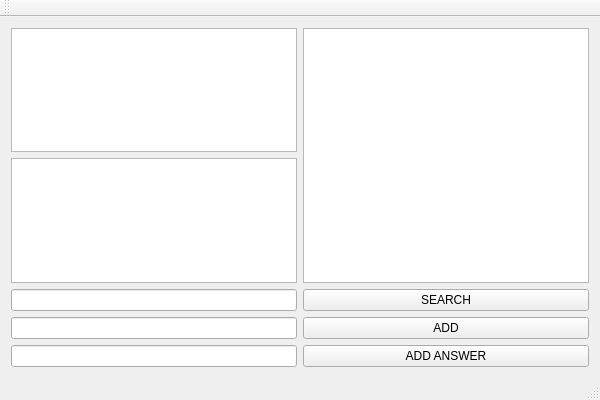
<?xml version="1.0" encoding="UTF-8"?>
<ui version="4.0">
 <class>QuestionsAndAnswersObserverClass</class>
 <widget class="QMainWindow" name="QuestionsAndAnswersObserverClass">
  <property name="geometry">
   <rect>
    <x>0</x>
    <y>0</y>
    <width>600</width>
    <height>400</height>
   </rect>
  </property>
  <property name="windowTitle">
   <string>QuestionsAndAnswersObserver</string>
  </property>
  <widget class="QWidget" name="centralWidget">
   <layout class="QGridLayout" name="gridLayout">
    <item row="2" column="0">
     <widget class="QLineEdit" name="searchLineEdit"/>
    </item>
    <item row="3" column="0">
     <widget class="QLineEdit" name="addLineEdit"/>
    </item>
    <item row="3" column="1">
     <widget class="QPushButton" name="addButton">
      <property name="text">
       <string>ADD</string>
      </property>
     </widget>
    </item>
    <item row="0" column="0">
     <widget class="QListWidget" name="questionsList"/>
    </item>
    <item row="1" column="0">
     <widget class="QListWidget" name="answerList"/>
    </item>
    <item row="0" column="1" rowspan="2">
     <widget class="QListWidget" name="searchList"/>
    </item>
    <item row="2" column="1">
     <widget class="QPushButton" name="searchButton">
      <property name="text">
       <string>SEARCH</string>
      </property>
     </widget>
    </item>
    <item row="4" column="0">
     <widget class="QLineEdit" name="addAnsLineEdit"/>
    </item>
    <item row="4" column="1">
     <widget class="QPushButton" name="addAnsButton">
      <property name="text">
       <string>ADD ANSWER</string>
      </property>
     </widget>
    </item>
   </layout>
  </widget>
  <widget class="QMenuBar" name="menuBar">
   <property name="geometry">
    <rect>
     <x>0</x>
     <y>0</y>
     <width>600</width>
     <height>21</height>
    </rect>
   </property>
  </widget>
  <widget class="QToolBar" name="mainToolBar">
   <attribute name="toolBarArea">
    <enum>TopToolBarArea</enum>
   </attribute>
   <attribute name="toolBarBreak">
    <bool>false</bool>
   </attribute>
  </widget>
  <widget class="QStatusBar" name="statusBar"/>
 </widget>
 <layoutdefault spacing="6" margin="11"/>
 <resources>
  <include location="QuestionsAndAnswersObserver.qrc"/>
 </resources>
 <connections/>
</ui>
